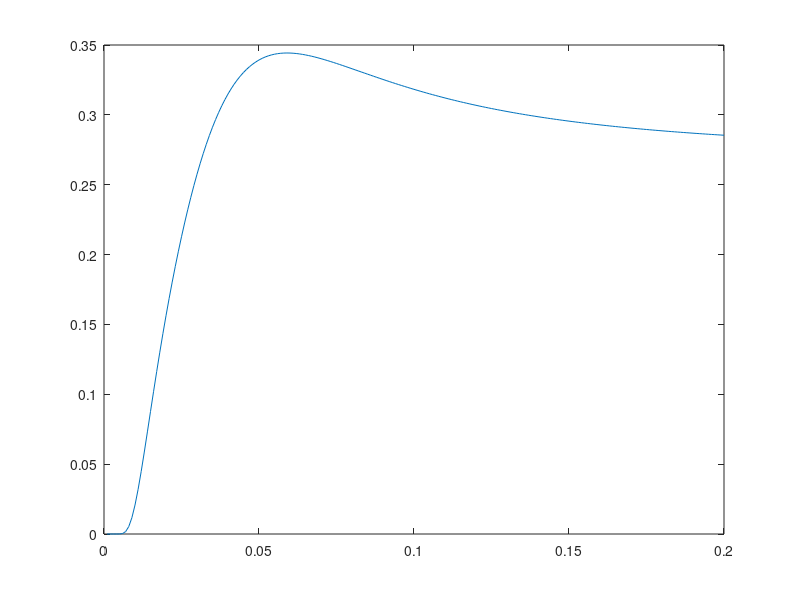

Recreate this plot in MATLAB. (Note: this script raises an error after producing the figure.)
function findOptimalsigma()

r = 0.05;
x = 0:0.001:0.2;
res = ones(length(x),1);
la = [0.03,0.05,0.07,0.09,0.11];
for i = 1:length(x)
    for j = 1:1
    y1 = logncdf(1 + la(j),r-0.5*x(i)^2, x(i)) - logncdf(1- la(j),r-0.5*x(i)^2, x(i));
    y2 = logncdf(1+la(end),r-0.5*x(i)^2, x(i)) - logncdf(1-la(end),r-0.5*x(i)^2, x(i));
%     y3 = logncdf(1+la(end),r-0.5*x(i)^2, x(i)) - logncdf(1 +la(j),r-0.5*x(i)^2, x(i));
    res(i) = res(i)*y1/(y2);
    end
end

% for i = 1:length(x)
%     y1 = logncdf(1 + 0.09,r-0.5*x(i)^2, x(i)) - logncdf(1- 0.09,r-0.5*x(i)^2, x(i));
%     y2 = logncdf(1+0.11,r-0.5*x(i)^2, x(i)) - logncdf(1-0.11,r-0.5*x(i)^2, x(i));
% %     y3 = logncdf(1+0.05,r-0.5*x(i)^2, x(i)) - logncdf(1 +0.03,r-0.5*x(i)^2, x(i));
%     res(i) = res(i)*y1;
% end
figure;
plot(x, res);
datacursormode on